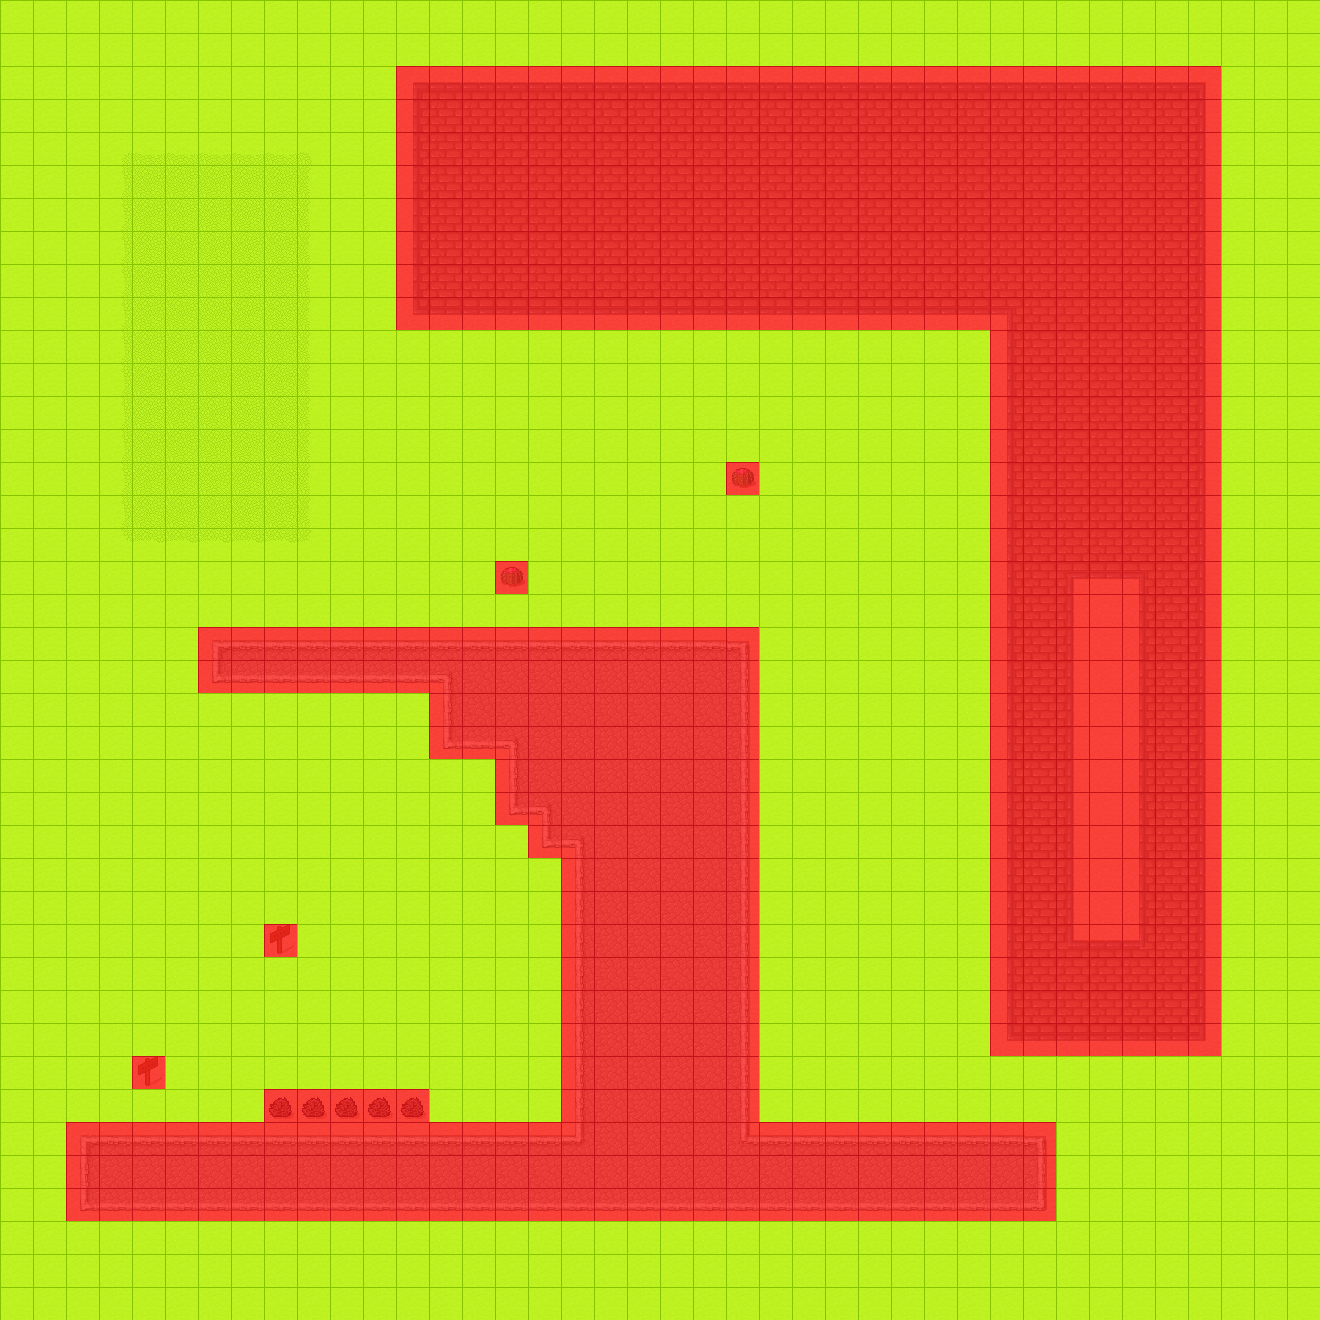

Tiled map render using the project's own tile images. Description and the map definition, with tile-layer contents summarised, below:
An orthogonal 40x40 tile map with 33x33 px tiles, 3 tile layers (Layer1, Layer2, meta), 2 tilesets.

<map version="1.0" orientation="orthogonal" renderorder="right-down" width="40" height="40" tilewidth="33" tileheight="33">
 <tileset firstgid="1" name="tmw_desert_spacing" tilewidth="33" tileheight="33">
  <image source="tmw_desert_spacing.png" width="265" height="199" />
 </tileset>
 <tileset firstgid="49" name="layer" tilewidth="33" tileheight="33">
  <image source="layer.png" width="66" height="33" />
  <tile id="0">
   <properties>
    <property name="Collidable" value="true" />
   </properties>
  </tile>
  <tile id="1">
   <properties>
    <property name="Collidable" value="false" />
   </properties>
  </tile>
 </tileset>
 <layer name="Layer1" width="40" height="40">
  <data>[1600 cells, 1600 non-empty, 10 distinct tile ids]</data>
 </layer>
 <layer name="Layer2" width="40" height="40">
  <data>[1600 cells, 578 non-empty, 29 distinct tile ids]</data>
 </layer>
 <layer name="meta" width="40" height="40">
  <data>[1600 cells, 1600 non-empty, 2 distinct tile ids]</data>
 </layer>
</map>
